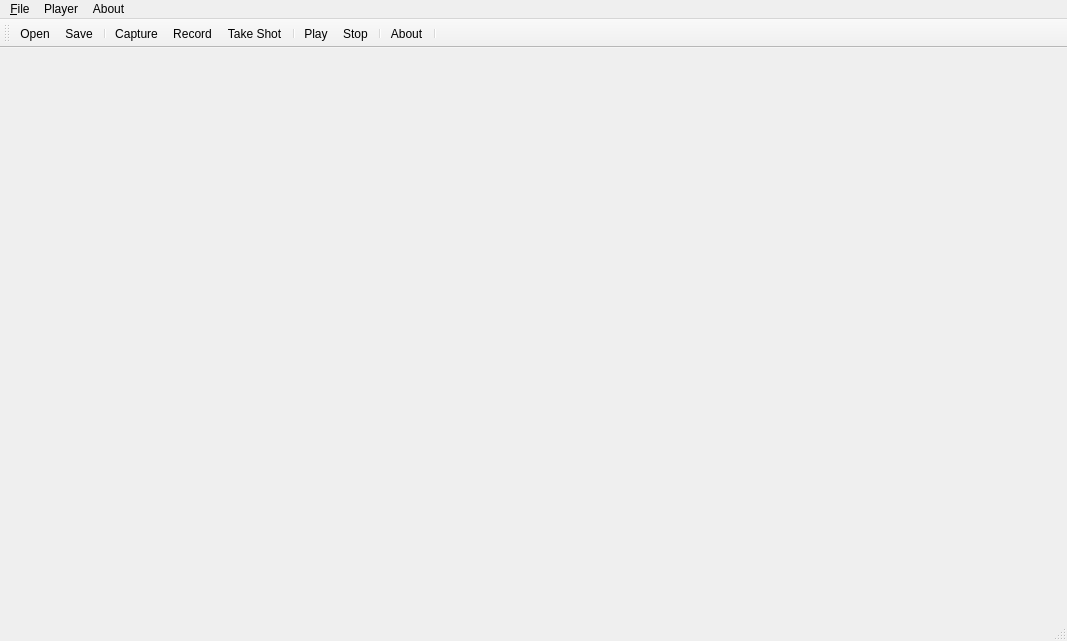
<?xml version="1.0" encoding="UTF-8"?>
<ui version="4.0">
 <class>MainWindow</class>
 <widget class="QMainWindow" name="MainWindow">
  <property name="geometry">
   <rect>
    <x>0</x>
    <y>0</y>
    <width>1067</width>
    <height>641</height>
   </rect>
  </property>
  <property name="windowTitle">
   <string>QKinect Player</string>
  </property>
  <property name="documentMode">
   <bool>false</bool>
  </property>
  <property name="dockNestingEnabled">
   <bool>true</bool>
  </property>
  <property name="dockOptions">
   <set>QMainWindow::AllowNestedDocks|QMainWindow::AllowTabbedDocks|QMainWindow::AnimatedDocks</set>
  </property>
  <widget class="QWidget" name="centralwidget">
   <layout class="QHBoxLayout" name="horizontalLayout">
    <item>
     <widget class="QVTKWidget" name="qvtkWidget" native="true"/>
    </item>
   </layout>
  </widget>
  <widget class="QMenuBar" name="menubar">
   <property name="geometry">
    <rect>
     <x>0</x>
     <y>0</y>
     <width>1067</width>
     <height>26</height>
    </rect>
   </property>
   <widget class="QMenu" name="menuFile">
    <property name="title">
     <string>&amp;File</string>
    </property>
    <addaction name="actionOpen"/>
    <addaction name="separator"/>
    <addaction name="actionSave"/>
    <addaction name="actionSaveAs"/>
    <addaction name="separator"/>
    <addaction name="actionExit"/>
   </widget>
   <widget class="QMenu" name="menuAbout">
    <property name="title">
     <string>About</string>
    </property>
    <addaction name="actionAbout"/>
   </widget>
   <widget class="QMenu" name="menuPlayer">
    <property name="title">
     <string>Player</string>
    </property>
    <addaction name="actionCapture"/>
    <addaction name="actionTakeShot"/>
    <addaction name="separator"/>
    <addaction name="actionPlay"/>
    <addaction name="actionStop"/>
    <addaction name="separator"/>
    <addaction name="actionRecord"/>
    <addaction name="separator"/>
   </widget>
   <addaction name="menuFile"/>
   <addaction name="menuPlayer"/>
   <addaction name="menuAbout"/>
  </widget>
  <widget class="QStatusBar" name="statusbar"/>
  <widget class="QToolBar" name="toolBar">
   <property name="sizePolicy">
    <sizepolicy hsizetype="Preferred" vsizetype="Preferred">
     <horstretch>0</horstretch>
     <verstretch>0</verstretch>
    </sizepolicy>
   </property>
   <property name="windowTitle">
    <string>toolBar</string>
   </property>
   <attribute name="toolBarArea">
    <enum>TopToolBarArea</enum>
   </attribute>
   <attribute name="toolBarBreak">
    <bool>false</bool>
   </attribute>
   <addaction name="actionOpen"/>
   <addaction name="actionSave"/>
   <addaction name="separator"/>
   <addaction name="actionCapture"/>
   <addaction name="actionRecord"/>
   <addaction name="actionTakeShot"/>
   <addaction name="separator"/>
   <addaction name="actionPlay"/>
   <addaction name="actionStop"/>
   <addaction name="separator"/>
   <addaction name="actionAbout"/>
   <addaction name="separator"/>
  </widget>
  <action name="actionOpen">
   <property name="icon">
    <iconset resource="KinectViewer.qrc">
     <normaloff>:/resources/icons/open_48x48.png</normaloff>:/resources/icons/open_48x48.png</iconset>
   </property>
   <property name="text">
    <string>Open</string>
   </property>
   <property name="shortcut">
    <string>Ctrl+O</string>
   </property>
  </action>
  <action name="actionSave">
   <property name="icon">
    <iconset resource="KinectViewer.qrc">
     <normaloff>:/resources/icons/save_48x48.png</normaloff>:/resources/icons/save_48x48.png</iconset>
   </property>
   <property name="text">
    <string>Save</string>
   </property>
   <property name="shortcut">
    <string>Ctrl+S</string>
   </property>
  </action>
  <action name="actionSaveAs">
   <property name="icon">
    <iconset resource="KinectViewer.qrc">
     <normaloff>:/resources/icons/save_48x48.png</normaloff>:/resources/icons/save_48x48.png</iconset>
   </property>
   <property name="text">
    <string>Save As</string>
   </property>
   <property name="shortcut">
    <string>Ctrl+Shift+S</string>
   </property>
  </action>
  <action name="actionExit">
   <property name="icon">
    <iconset resource="KinectViewer.qrc">
     <normaloff>:/resources/icons/delete_48x48.png</normaloff>:/resources/icons/delete_48x48.png</iconset>
   </property>
   <property name="text">
    <string>Exit</string>
   </property>
   <property name="shortcut">
    <string>Q</string>
   </property>
  </action>
  <action name="actionAbout">
   <property name="icon">
    <iconset resource="KinectViewer.qrc">
     <normaloff>:/resources/icons/help_48x48.png</normaloff>:/resources/icons/help_48x48.png</iconset>
   </property>
   <property name="text">
    <string>About</string>
   </property>
   <property name="shortcut">
    <string>F1</string>
   </property>
  </action>
  <action name="actionPlay">
   <property name="enabled">
    <bool>true</bool>
   </property>
   <property name="icon">
    <iconset resource="KinectViewer.qrc">
     <normaloff>:/resources/icons/play_48x48.png</normaloff>:/resources/icons/play_48x48.png</iconset>
   </property>
   <property name="text">
    <string>Play</string>
   </property>
   <property name="shortcut">
    <string>Ctrl+P</string>
   </property>
  </action>
  <action name="actionStop">
   <property name="enabled">
    <bool>true</bool>
   </property>
   <property name="icon">
    <iconset resource="KinectViewer.qrc">
     <normaloff>:/resources/icons/stop_48x48.png</normaloff>:/resources/icons/stop_48x48.png</iconset>
   </property>
   <property name="text">
    <string>Stop</string>
   </property>
  </action>
  <action name="actionRecord">
   <property name="checkable">
    <bool>true</bool>
   </property>
   <property name="icon">
    <iconset resource="KinectViewer.qrc">
     <normaloff>:/resources/icons/rec_48x48.png</normaloff>:/resources/icons/rec_48x48.png</iconset>
   </property>
   <property name="text">
    <string>Record</string>
   </property>
   <property name="shortcut">
    <string>Ctrl+R</string>
   </property>
  </action>
  <action name="actionCapture">
   <property name="checkable">
    <bool>true</bool>
   </property>
   <property name="icon">
    <iconset resource="KinectViewer.qrc">
     <normaloff>:/resources/icons/power_48x48.png</normaloff>:/resources/icons/power_48x48.png</iconset>
   </property>
   <property name="text">
    <string>Capture</string>
   </property>
   <property name="toolTip">
    <string>Start/Stop live capture</string>
   </property>
   <property name="shortcut">
    <string>Ctrl+Return</string>
   </property>
  </action>
  <action name="actionTakeShot">
   <property name="icon">
    <iconset resource="KinectViewer.qrc">
     <normaloff>:/resources/icons/screenshot_48x48.png</normaloff>:/resources/icons/screenshot_48x48.png</iconset>
   </property>
   <property name="text">
    <string>Take Shot</string>
   </property>
   <property name="toolTip">
    <string>Take a shot</string>
   </property>
   <property name="shortcut">
    <string>Ctrl+Space</string>
   </property>
  </action>
 </widget>
 <customwidgets>
  <customwidget>
   <class>QVTKWidget</class>
   <extends>QWidget</extends>
   <header>QVTKWidget.h</header>
  </customwidget>
 </customwidgets>
 <resources>
  <include location="KinectViewer.qrc"/>
 </resources>
 <connections>
  <connection>
   <sender>actionOpen</sender>
   <signal>triggered()</signal>
   <receiver>MainWindow</receiver>
   <slot>fileOpen()</slot>
   <hints>
    <hint type="sourcelabel">
     <x>-1</x>
     <y>-1</y>
    </hint>
    <hint type="destinationlabel">
     <x>464</x>
     <y>299</y>
    </hint>
   </hints>
  </connection>
  <connection>
   <sender>actionSave</sender>
   <signal>triggered()</signal>
   <receiver>MainWindow</receiver>
   <slot>fileSave()</slot>
   <hints>
    <hint type="sourcelabel">
     <x>-1</x>
     <y>-1</y>
    </hint>
    <hint type="destinationlabel">
     <x>464</x>
     <y>299</y>
    </hint>
   </hints>
  </connection>
  <connection>
   <sender>actionSaveAs</sender>
   <signal>triggered()</signal>
   <receiver>MainWindow</receiver>
   <slot>fileSaveAs()</slot>
   <hints>
    <hint type="sourcelabel">
     <x>-1</x>
     <y>-1</y>
    </hint>
    <hint type="destinationlabel">
     <x>464</x>
     <y>299</y>
    </hint>
   </hints>
  </connection>
  <connection>
   <sender>actionAbout</sender>
   <signal>triggered()</signal>
   <receiver>MainWindow</receiver>
   <slot>aboutDialogShow()</slot>
   <hints>
    <hint type="sourcelabel">
     <x>-1</x>
     <y>-1</y>
    </hint>
    <hint type="destinationlabel">
     <x>464</x>
     <y>299</y>
    </hint>
   </hints>
  </connection>
  <connection>
   <sender>actionExit</sender>
   <signal>triggered()</signal>
   <receiver>MainWindow</receiver>
   <slot>close()</slot>
   <hints>
    <hint type="sourcelabel">
     <x>-1</x>
     <y>-1</y>
    </hint>
    <hint type="destinationlabel">
     <x>461</x>
     <y>320</y>
    </hint>
   </hints>
  </connection>
  <connection>
   <sender>actionPlay</sender>
   <signal>triggered()</signal>
   <receiver>MainWindow</receiver>
   <slot>playerPlay()</slot>
   <hints>
    <hint type="sourcelabel">
     <x>-1</x>
     <y>-1</y>
    </hint>
    <hint type="destinationlabel">
     <x>554</x>
     <y>322</y>
    </hint>
   </hints>
  </connection>
  <connection>
   <sender>actionRecord</sender>
   <signal>triggered(bool)</signal>
   <receiver>MainWindow</receiver>
   <slot>playerRecord(bool)</slot>
   <hints>
    <hint type="sourcelabel">
     <x>-1</x>
     <y>-1</y>
    </hint>
    <hint type="destinationlabel">
     <x>554</x>
     <y>322</y>
    </hint>
   </hints>
  </connection>
  <connection>
   <sender>actionStop</sender>
   <signal>triggered()</signal>
   <receiver>MainWindow</receiver>
   <slot>playerStop()</slot>
   <hints>
    <hint type="sourcelabel">
     <x>-1</x>
     <y>-1</y>
    </hint>
    <hint type="destinationlabel">
     <x>554</x>
     <y>322</y>
    </hint>
   </hints>
  </connection>
  <connection>
   <sender>actionCapture</sender>
   <signal>triggered(bool)</signal>
   <receiver>MainWindow</receiver>
   <slot>playerCapture(bool)</slot>
   <hints>
    <hint type="sourcelabel">
     <x>-1</x>
     <y>-1</y>
    </hint>
    <hint type="destinationlabel">
     <x>554</x>
     <y>322</y>
    </hint>
   </hints>
  </connection>
  <connection>
   <sender>actionTakeShot</sender>
   <signal>triggered()</signal>
   <receiver>MainWindow</receiver>
   <slot>playerTakeShot()</slot>
   <hints>
    <hint type="sourcelabel">
     <x>-1</x>
     <y>-1</y>
    </hint>
    <hint type="destinationlabel">
     <x>554</x>
     <y>322</y>
    </hint>
   </hints>
  </connection>
 </connections>
 <slots>
  <slot>fileOpen()</slot>
  <slot>fileSave()</slot>
  <slot>fileSaveAs()</slot>
  <slot>aboutDialogShow()</slot>
  <slot>fileNew()</slot>
  <slot>setColorImage(QImage)</slot>
  <slot>setDepthImage(QImage)</slot>
  <slot>playerPlay()</slot>
  <slot>playerStop()</slot>
  <slot>playerRecord(bool)</slot>
  <slot>playerCapture(bool)</slot>
  <slot>playerTakeShot()</slot>
 </slots>
</ui>
